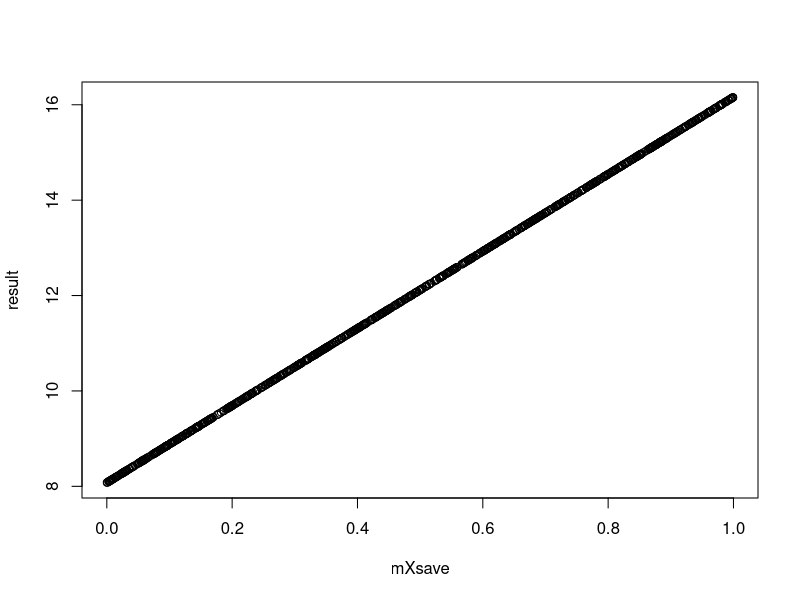

Source code (R):
HebbOptim <- function(NN, X, Y){

	N0N2W <- NN[1]
	N0N3W <- NN[2]
	
	N1N2W <- NN[1]
	N1N3W <- NN[2]
	
	N2N4W <- NN[3]
	N3N4W <- NN[4]
	
	N0 <- 1 # ordonnée à l'origine
	
	N1 <- 0 # entrée (X)
	
	N2 <- 0
	N3 <- 0
	
	N4 <- 0 # sortie (Yobservé)
	
	N1 <- X
	
	N2 <- N1N2W*N1+N0N2W*N0
	N3 <- N1N3W*N1+N0N3W*N0
	
	N4 <- N2N4W*N2+N3N4W*N3
	
	# recompense <- 1/(1+abs(Y-N4))
	recompense <- 1/(abs(Y-N4))
	
	# le renforcement des connections doit être proportionnel à "recompense" ET au degré d'activation effectif de chaque neurone... Plus 2 neurones sont activés ensemble, plus leur lien se renforce
	# N0N2W <- N0N2W*recompense*abs(N0*N2)
	# N0N3W <- N0N3W*recompense*abs(N0*N3)
	
	# N1N2W <- N1N2W*recompense*abs(N1*N2)
	# N1N3W <- N1N3W*recompense*abs(N1*N3)
	
	# N2N4W <- N2N4W*recompense*abs(N2*N4)
	# N3N4W <- N3N4W*recompense*abs(N3*N4)

	N0N2W <- N0N2W+recompense*abs(N0*N2)*0.01
	N0N3W <- N0N3W+recompense*abs(N0*N3)*0.01
	
	N1N2W <- N1N2W+recompense*abs(N1*N2)*0.01
	N1N3W <- N1N3W+recompense*abs(N1*N3)*0.01
	
	N2N4W <- N2N4W+recompense*abs(N2*N4)*0.01
	N3N4W <- N3N4W+recompense*abs(N3*N4)*0.01
	
	
	# NNupd <- c(N0N2W,N0N3W,N1N2W,N1N3W,N2N4W,N3N4W)/max(abs(c(N0N2W,N0N3W,N1N2W,N1N3W,N2N4W,N3N4W)))
	# NNupd <- c(N0N2W,N0N3W,N1N2W,N1N3W,N2N4W,N3N4W)*(1+exp(-(abs(c(N0N2W,N0N3W,N1N2W,N1N3W,N2N4W,N3N4W)))))
	NNupd <- c(N0N2W,N0N3W,N1N2W,N1N3W,N2N4W,N3N4W)/sd((c(N0N2W,N0N3W,N1N2W,N1N3W,N2N4W,N3N4W)))

	print(c(Y, N4, recompense))
	return(NNupd)
	

}

NNexec <- function(NN, X){

	N0N2W <- NN[1]
	N0N3W <- NN[2]
	
	N1N2W <- NN[3]
	N1N3W <- NN[4]
	
	N2N4W <- NN[5]
	N3N4W <- NN[6]
	
	N0 <- 1
	
	N1 <- 0 # entrée (X)
	
	N2 <- 0
	N3 <- 0
	
	N4 <- 0 # sortie (Yobservé)
	
	N1 <- X
	
	N2 <- N1N2W*N1+N0N2W*N0
	N3 <- N1N3W*N1+N0N3W*N0
	
	N4 <- N2N4W*N2+N3N4W*N3
	

	return(N4)
	

}


mafonctionsimple <- function(x){
	y <- 1
	if(x>0.5){y <- 2}
	
	return(y)
}

monNN <- rnorm(4)
print(monNN)

for(i in 1:10000){
	mX <- runif(1)
	mY <- mafonctionsimple(mX)
	
	monNN <- HebbOptim(NN=monNN, X=mX, Y=mY)
	
}

print(monNN)


result <- c()
mXsave <- c()
for(i in 1:1000){
	mX <- runif(1)
	mY <- mafonctionsimple(mX)
	
	mXsave <- c(mXsave, mX)
	result <- c(result,NNexec(NN=monNN, X=mX))
	
}


plot(result ~ mXsave)
